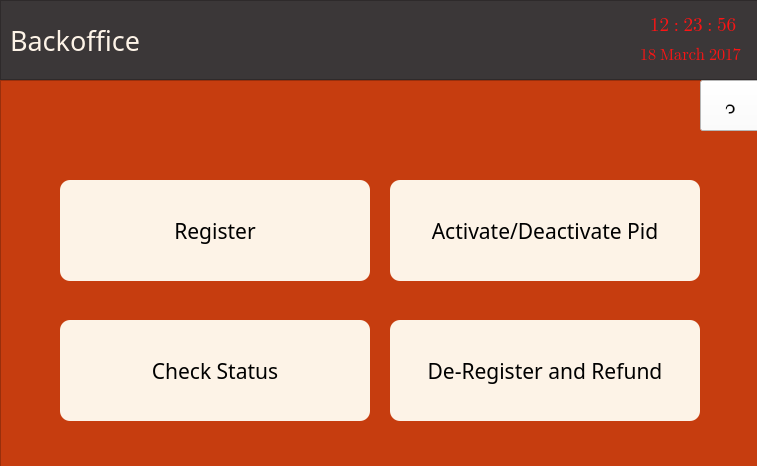
<?xml version="1.0" encoding="UTF-8"?>
<ui version="4.0">
 <class>backoffice1</class>
 <widget class="QDialog" name="backoffice1">
  <property name="windowModality">
   <enum>Qt::WindowModal</enum>
  </property>
  <property name="enabled">
   <bool>true</bool>
  </property>
  <property name="geometry">
   <rect>
    <x>0</x>
    <y>0</y>
    <width>757</width>
    <height>466</height>
   </rect>
  </property>
  <property name="windowTitle">
   <string>Parskin ~ Backoffice</string>
  </property>
  <property name="styleSheet">
   <string notr="true"/>
  </property>
  <widget class="QPushButton" name="bo1register">
   <property name="geometry">
    <rect>
     <x>60</x>
     <y>180</y>
     <width>310</width>
     <height>101</height>
    </rect>
   </property>
   <property name="font">
    <font>
     <family>Segoe UI Light</family>
     <pointsize>16</pointsize>
    </font>
   </property>
   <property name="autoFillBackground">
    <bool>false</bool>
   </property>
   <property name="styleSheet">
    <string notr="true">background-color:#FDF3E7;
border-radius: 10px;
border-color:#FDF3E7;</string>
   </property>
   <property name="text">
    <string>Register</string>
   </property>
  </widget>
  <widget class="QPushButton" name="bo1deregister">
   <property name="geometry">
    <rect>
     <x>390</x>
     <y>320</y>
     <width>310</width>
     <height>101</height>
    </rect>
   </property>
   <property name="font">
    <font>
     <family>Segoe UI Light</family>
     <pointsize>16</pointsize>
    </font>
   </property>
   <property name="autoFillBackground">
    <bool>false</bool>
   </property>
   <property name="styleSheet">
    <string notr="true">background-color:#FDF3E7;
border-radius: 10px;
border-color:#FDF3E7;</string>
   </property>
   <property name="text">
    <string>De-Register and Refund</string>
   </property>
  </widget>
  <widget class="QPushButton" name="bo1activatedeactivate">
   <property name="geometry">
    <rect>
     <x>390</x>
     <y>180</y>
     <width>310</width>
     <height>101</height>
    </rect>
   </property>
   <property name="font">
    <font>
     <family>Segoe UI Light</family>
     <pointsize>16</pointsize>
    </font>
   </property>
   <property name="autoFillBackground">
    <bool>false</bool>
   </property>
   <property name="styleSheet">
    <string notr="true">background-color:#FDF3E7;
border-radius: 10px;
border-color:#FDF3E7;</string>
   </property>
   <property name="text">
    <string>Activate/Deactivate Pid</string>
   </property>
  </widget>
  <widget class="QPushButton" name="bo1checkstatus">
   <property name="geometry">
    <rect>
     <x>60</x>
     <y>320</y>
     <width>310</width>
     <height>101</height>
    </rect>
   </property>
   <property name="font">
    <font>
     <family>Segoe UI Light</family>
     <pointsize>16</pointsize>
    </font>
   </property>
   <property name="autoFillBackground">
    <bool>false</bool>
   </property>
   <property name="styleSheet">
    <string notr="true">background-color:#FDF3E7;
border-radius: 10px;
border-color:#FDF3E7;</string>
   </property>
   <property name="text">
    <string>Check Status</string>
   </property>
  </widget>
  <widget class="QFrame" name="frame">
   <property name="geometry">
    <rect>
     <x>0</x>
     <y>0</y>
     <width>781</width>
     <height>80</height>
    </rect>
   </property>
   <property name="styleSheet">
    <string notr="true">background-color:#3B3738;</string>
   </property>
   <property name="frameShape">
    <enum>QFrame::StyledPanel</enum>
   </property>
   <property name="frameShadow">
    <enum>QFrame::Raised</enum>
   </property>
   <widget class="QLabel" name="datelab">
    <property name="geometry">
     <rect>
      <x>640</x>
      <y>40</y>
      <width>111</width>
      <height>31</height>
     </rect>
    </property>
    <property name="font">
     <font>
      <family>Segoe UI Emoji</family>
      <pointsize>12</pointsize>
      <weight>50</weight>
      <italic>false</italic>
      <bold>false</bold>
     </font>
    </property>
    <property name="styleSheet">
     <string notr="true">color:#fc1414;</string>
    </property>
    <property name="text">
     <string>18 March 2017</string>
    </property>
   </widget>
   <widget class="QLabel" name="clocklab">
    <property name="geometry">
     <rect>
      <x>650</x>
      <y>10</y>
      <width>91</width>
      <height>31</height>
     </rect>
    </property>
    <property name="font">
     <font>
      <family>Segoe UI Emoji</family>
      <pointsize>14</pointsize>
      <weight>50</weight>
      <italic>false</italic>
      <bold>false</bold>
     </font>
    </property>
    <property name="styleSheet">
     <string notr="true">color:#fc1414;</string>
    </property>
    <property name="text">
     <string>12 : 23 : 56</string>
    </property>
   </widget>
   <widget class="QLabel" name="label_3">
    <property name="geometry">
     <rect>
      <x>10</x>
      <y>20</y>
      <width>151</width>
      <height>41</height>
     </rect>
    </property>
    <property name="sizePolicy">
     <sizepolicy hsizetype="Preferred" vsizetype="Preferred">
      <horstretch>0</horstretch>
      <verstretch>0</verstretch>
     </sizepolicy>
    </property>
    <property name="minimumSize">
     <size>
      <width>41</width>
      <height>31</height>
     </size>
    </property>
    <property name="font">
     <font>
      <family>Segoe Script</family>
      <pointsize>20</pointsize>
     </font>
    </property>
    <property name="autoFillBackground">
     <bool>false</bool>
    </property>
    <property name="styleSheet">
     <string notr="true">color:#FDF3E7;</string>
    </property>
    <property name="text">
     <string>Backoffice</string>
    </property>
   </widget>
  </widget>
  <widget class="QFrame" name="frame_2">
   <property name="geometry">
    <rect>
     <x>0</x>
     <y>80</y>
     <width>761</width>
     <height>391</height>
    </rect>
   </property>
   <property name="styleSheet">
    <string notr="true">background-color:#C63D0F;</string>
   </property>
   <property name="frameShape">
    <enum>QFrame::StyledPanel</enum>
   </property>
   <property name="frameShadow">
    <enum>QFrame::Raised</enum>
   </property>
   <widget class="QPushButton" name="hometohome">
    <property name="geometry">
     <rect>
      <x>700</x>
      <y>0</y>
      <width>61</width>
      <height>51</height>
     </rect>
    </property>
    <property name="font">
     <font>
      <pointsize>14</pointsize>
     </font>
    </property>
    <property name="autoFillBackground">
     <bool>true</bool>
    </property>
    <property name="styleSheet">
     <string notr="true">background-color:white;</string>
    </property>
    <property name="text">
     <string></string>
    </property>
   </widget>
  </widget>
  <zorder>frame_2</zorder>
  <zorder>bo1register</zorder>
  <zorder>bo1deregister</zorder>
  <zorder>bo1activatedeactivate</zorder>
  <zorder>bo1checkstatus</zorder>
  <zorder>frame</zorder>
 </widget>
 <resources/>
 <connections/>
</ui>
